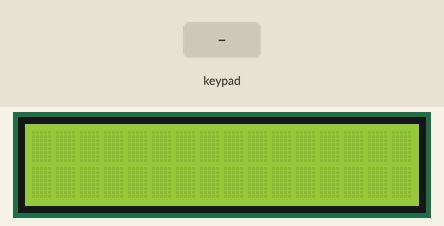
The sketch below on a simulated Arduino Uno, built with avr-gcc and run on an emulated ATmega328P. Parts: 16×2 character LCD. The inputs (shaded band) are chosen by the test bench. What the sketch prints to the serial monitor is not drawn.

Above: at 1.2 s.
1.3 s: keypad keys 7 + 5 = pressed 0.4 s apart
At 3.1 s:
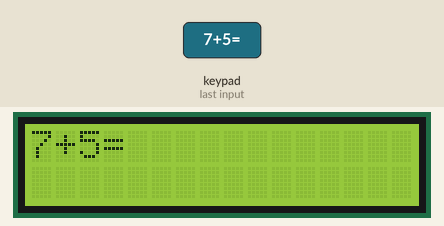
4.4 s: key '/' pressed
5.9 s: keypad keys 6 * 7 = pressed 0.4 s apart
At 7.8 s:
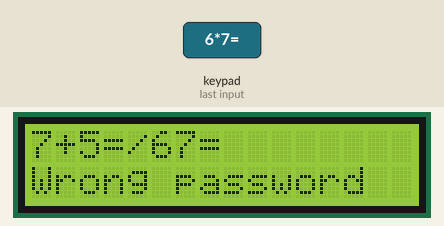
9.0 s: key '=' pressed
At 9.3 s:
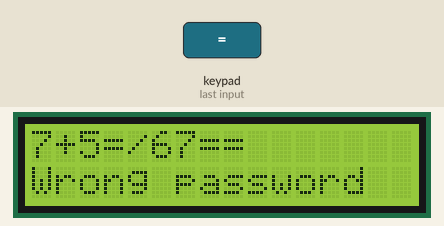
10.5 s: keypad keys 8 / 2 = pressed 0.4 s apart
At 12.6 s:
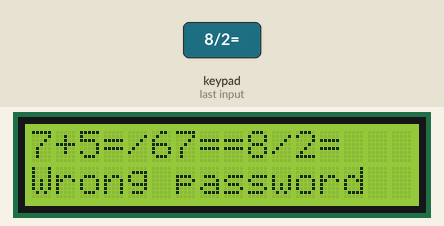
13.6 s: key '+' pressed
At 14.0 s:
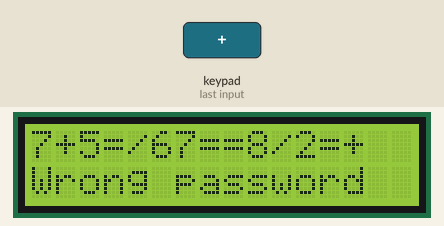
Timing chart, 0 to 16.1 s (numbered marks = the images above; inputs shaded):
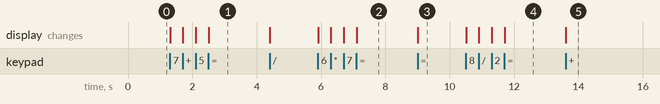

Measured:
- after the input at 1.3 s, the display: first changes at once (image 1 shows a later state)
- after the input at 5.9 s, the display: first changes at once (image 2 shows a later state)
- after the input at 9.0 s, the display: changes at once (image 3)
- after the input at 10.5 s, the display: first changes at once (image 4 shows a later state)
- after the input at 13.6 s, the display: changes at once (image 5)

The sketch:

sketch_oct21b.ino
```cpp
#include <LiquidCrystal.h>
#include <Keypad.h>

const byte rowsnum = 4;
const byte colsnum = 4;

char KEYS[rowsnum][colsnum] = {
  {'7','8','9','/'},
  {'4','5','6','*'},
  {'1','2','3','-'},
  {'C','0','=','+'}
};

byte colPoints[colsnum] = {23, 25, 27, 29};
byte rowPoints[rowsnum] = {31, 33, 35, 37};

const int rs = 13;
const int en = 12;
const int D4 = 8, D5 = 9, D6 = 10, D7 = 11;

Keypad pad = Keypad( makeKeymap(KEYS), rowPoints, colPoints, rowsnum, colsnum );
LiquidCrystal LCD(rs, en, D4, D5, D6, D7);

const String Password = "9";
String inputpass;
int col = 0;

void setup(){
  Serial.begin(9600);
  LCD.begin(16,2);
  LCD.clear();
  LCD.setCursor(col,0);

}

void loop() {
  LCD.setCursor(col, 0);
  char key = pad.getKey();
  if(key){
    if (key == 'C'){
      LCD.clear();
      LCD.setCursor(0,0);
      col = 0;
      inputpass = "";
    }
    else{
      if (key != '*'){
        inputpass.concat(key);
        Serial.println(key);
        LCD.print(key);
        col++;
      }
      else{
          LCD.setCursor(0, 1);
          if (inputpass == Password) {
            LCD.print("Correct password");
          } else {
            LCD.print("Wrong password");
            }
          }
      }
    }
  }
```
